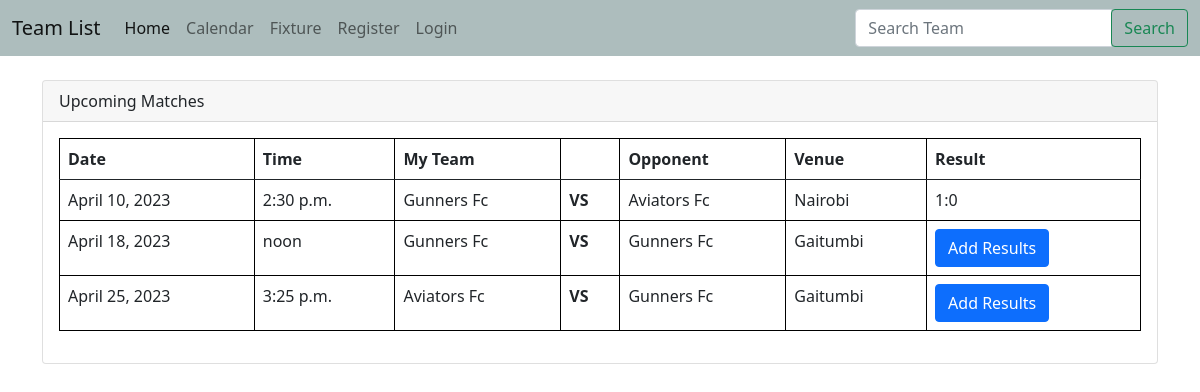
The page /fixtures on the database its author committed.
### teams/models.py (models this page shows, shortened)
class Match(models.Model):
    MATCH_STATUS_PENDING = 'pending'
    MATCH_STATUS_APPROVED = 'approved'
    MATCH_STATUS_REJECTED = 'Rejected'
    MATCH_STATUS_CHOICES = [
        (MATCH_STATUS_PENDING, 'Pending'),
        (MATCH_STATUS_APPROVED, 'Approved'),
        (MATCH_STATUS_REJECTED, 'Rejected'),
    ]
    date = models.DateField()
    kick_off = models.TimeField(max_length=5)
    my_team = models.ForeignKey(Team, on_delete=models.CASCADE, related_name='my_team')
    opponent = models.ForeignKey(Team, on_delete=models.CASCADE, related_name='opponent')
    venue =models.CharField(max_length= 200)
    created_by = models.ForeignKey(User, on_delete=models.CASCADE)
    status = models.CharField(max_length=20, choices=MATCH_STATUS_CHOICES, default=MATCH_STATUS_PENDING)

class Team(models.Model):
    SKILLS_LEVEL = [
        ('Professional', 'Professional: Football is a career'),
        ('Unprofessional', 'Unprofessional: Participate in tournaments'),
        ('Hobbyist', 'Hobbyist: Play for fun and exercise'),
    ]
    name = models.CharField(max_length=200)
    coach = models.CharField(max_length=200)
    contact_person = models.CharField(max_length=200)
    phone_number = models.CharField(max_length=20)
    email = models.EmailField(blank=True)
    web = models.URLField(blank=True)
    created_by = models.ForeignKey(User, on_delete=models.CASCADE)
    logo = models.ImageField(null=True, blank=True, upload_to='images/')
    has_pitch = models.BooleanField(default=False)
    skills_level = models.CharField(
        max_length=20,
        choices=SKILLS_LEVEL,
        default='Select Skills Level'
        )
    location =models.CharField(max_length= 200)
    description = models.TextField(blank=True)
    created_by = models.ForeignKey(User, on_delete=models.CASCADE)
    def __str__(self):
        return self.name

class MatchResult(models.Model):
    match = models.OneToOneField('Match', on_delete=models.CASCADE, related_name='result')
    my_team_score = models.PositiveIntegerField()
    opponent_score = models.PositiveIntegerField()
    def __str__(self):
        return f"{self.my_team_score}:{self.opponent_score}"

### teams/views.py (the view)
# urls.py: path('fixtures', views.upcoming_matches, name ='fixtures'),
def upcoming_matches(request):
    matches = Match.objects.filter(status=Match.MATCH_STATUS_APPROVED).order_by('date')
    if request.method == 'POST':
        match_id = request.POST.get('match_id')
        match = get_object_or_404(Match, id=match_id)
        form = MatchResultForm(request.POST, match=match)
        if form.is_valid():
            result = form.save(commit=False)
            result.match = match
            result.save()
            messages.success(request, 'Match result added successfully.')
            return redirect('view_match', match_id=match_id)
    else:
        form = MatchResultForm()
    return render(request, 'teams/fixtures.html', {'matches': matches, 'form': form})

### teams/forms.py (shortened to what this page needs)
class MatchResultForm(forms.ModelForm):
    class Meta:
        model = MatchResult
        fields = ('my_team_score', 'opponent_score')

### teams/templates/teams/fixtures.html (shortened to what this page needs)
{% extends 'teams/base.html' %}
{% block content %}
<br>
<div class="card">
  <div class="card-header">
    Upcoming Matches
  </div>
  <div class="card-body">
    {% if matches %}
      <table class="table table-hover">
        <thead>
          <tr>
            <th scope="col">Date</th>
            <th scope="col">Time</th>
            <th scope="col">My Team</th>
            <th></th>
            <th scope="col">Opponent</th>
            <th scope="col">Venue</th>
            <th scope="col">Result</th>
          </tr>
        </thead>
        <tbody>
          {% for match in matches %}
            <tr>
              <td>{{ match.date }}</td>
              <td>{{ match.kick_off }}</td>
              <td>{{ match.my_team }}</td>
              <th scope="col">VS</th>
              <td>{{ match.opponent }}</td>
              <td>{{ match.venue }}</td>
              {% if not match.result %}
              <td>
                  <button type="button" class="btn btn-primary" data-bs-toggle="modal" data-bs-target="#exampleModal">
                    Add Results
                  </button>
                </td>
              {% else %}
              <td>{{ match.result }}</td>
              {% endif %}
            </tr>
          {% empty %}
            <tr>
              <td colspan="6">No upcoming matches.</td>
            </tr>
          {% endfor %}
        </tbody>
      </table>
    {% else %}
      <p>No upcoming matches.</p>
    {% endif %}
  </div>
</div>
{% endblock %}

### teams/templates/teams/base.html (style rules this page uses)
body { background-image: url('https://t3.ftcdn.net/jpg/01/31/22/84/240_F_131228401_Sx9CgNcjxxYEsLCN81KGN4LIu6zFPD0h.jpg'); background-size: cover; }

### teams/templates/teams/fixtures.html (style rules this page uses)
table, th, td { border: 1px solid black; }
table { border-spacing: 50px; }

### rows shown on the page
Match: date "April 10, 2023", kick_off "2:30 p.m.", my_team "Gunners Fc", opponent "Aviators Fc", venue "Nairobi", result "1:0"
Match: date "April 18, 2023", kick_off "noon", my_team "Gunners Fc", opponent "Gunners Fc", venue "Gaitumbi"
Match: date "April 25, 2023", kick_off "3:25 p.m.", my_team "Aviators Fc", opponent "Gunners Fc", venue "Gaitumbi"
